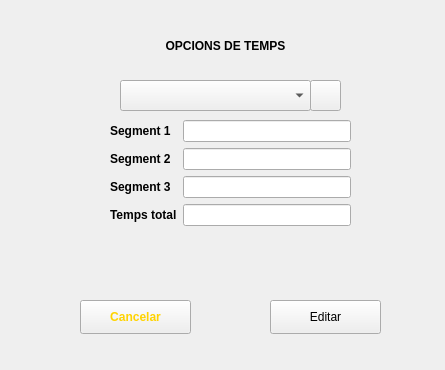
<?xml version="1.0" encoding="UTF-8"?>
<ui version="4.0">
 <class>Form</class>
 <widget class="QWidget" name="Form">
  <property name="geometry">
   <rect>
    <x>0</x>
    <y>0</y>
    <width>445</width>
    <height>370</height>
   </rect>
  </property>
  <property name="windowTitle">
   <string>Form</string>
  </property>
  <widget class="QWidget" name="formLayoutWidget">
   <property name="geometry">
    <rect>
     <x>110</x>
     <y>120</y>
     <width>241</width>
     <height>161</height>
    </rect>
   </property>
   <layout class="QFormLayout" name="formLayout">
    <item row="0" column="0">
     <widget class="QLabel" name="label_2">
      <property name="font">
       <font>
        <weight>75</weight>
        <bold>true</bold>
        <kerning>true</kerning>
       </font>
      </property>
      <property name="text">
       <string>Segment 1</string>
      </property>
     </widget>
    </item>
    <item row="1" column="0">
     <widget class="QLabel" name="label_3">
      <property name="font">
       <font>
        <weight>75</weight>
        <bold>true</bold>
       </font>
      </property>
      <property name="text">
       <string>Segment 2</string>
      </property>
     </widget>
    </item>
    <item row="2" column="0">
     <widget class="QLabel" name="label_4">
      <property name="font">
       <font>
        <weight>75</weight>
        <bold>true</bold>
       </font>
      </property>
      <property name="text">
       <string>Segment 3</string>
      </property>
     </widget>
    </item>
    <item row="3" column="0">
     <widget class="QLabel" name="label_5">
      <property name="font">
       <font>
        <weight>75</weight>
        <bold>true</bold>
       </font>
      </property>
      <property name="text">
       <string>Temps total</string>
      </property>
     </widget>
    </item>
    <item row="0" column="1">
     <widget class="QLineEdit" name="lap1"/>
    </item>
    <item row="1" column="1">
     <widget class="QLineEdit" name="lap2"/>
    </item>
    <item row="2" column="1">
     <widget class="QLineEdit" name="lap3"/>
    </item>
    <item row="3" column="1">
     <widget class="QLineEdit" name="total_lap"/>
    </item>
   </layout>
  </widget>
  <widget class="QLabel" name="label">
   <property name="geometry">
    <rect>
     <x>80</x>
     <y>20</y>
     <width>291</width>
     <height>51</height>
    </rect>
   </property>
   <property name="font">
    <font>
     <weight>75</weight>
     <bold>true</bold>
    </font>
   </property>
   <property name="text">
    <string>OPCIONS DE TEMPS</string>
   </property>
   <property name="alignment">
    <set>Qt::AlignCenter</set>
   </property>
  </widget>
  <widget class="QComboBox" name="combo_box_status">
   <property name="geometry">
    <rect>
     <x>120</x>
     <y>80</y>
     <width>191</width>
     <height>31</height>
    </rect>
   </property>
  </widget>
  <widget class="QPushButton" name="combo_box_refresh_btn">
   <property name="geometry">
    <rect>
     <x>310</x>
     <y>80</y>
     <width>31</width>
     <height>31</height>
    </rect>
   </property>
   <property name="text">
    <string/>
   </property>
  </widget>
  <widget class="QPushButton" name="edit_btn">
   <property name="geometry">
    <rect>
     <x>270</x>
     <y>300</y>
     <width>111</width>
     <height>34</height>
    </rect>
   </property>
   <property name="text">
    <string>Editar</string>
   </property>
  </widget>
  <widget class="QPushButton" name="cancel_btn">
   <property name="geometry">
    <rect>
     <x>80</x>
     <y>300</y>
     <width>111</width>
     <height>34</height>
    </rect>
   </property>
   <property name="font">
    <font>
     <weight>75</weight>
     <bold>true</bold>
    </font>
   </property>
   <property name="styleSheet">
    <string notr="true">color: #FFD300;</string>
   </property>
   <property name="text">
    <string>Cancelar</string>
   </property>
  </widget>
 </widget>
 <resources/>
 <connections/>
</ui>
